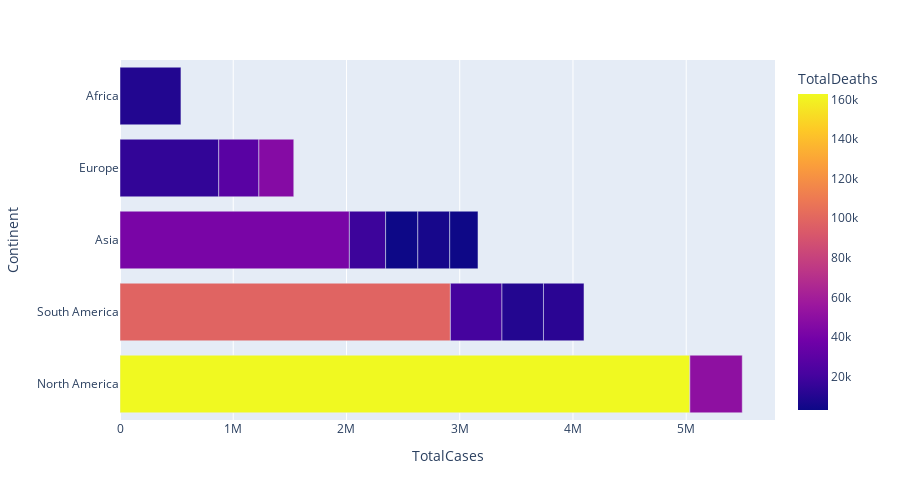

Source (notebook cell):
### Markdown cell above
The following plot shows the total cases in each continents, with hover showing the country/region, and color showing the total deaths performed

### Code cell
px.bar(covid_dataset.head(15), x = 'TotalCases', y = 'Continent',color = 'TotalDeaths',orientation ='h',  height = 500,hover_data = ['Country/Region', 'Continent'])

### Figure 1 — Plotly figure (JSON) as saved in the notebook; plotly's stock layout.template omitted (floating-point values rounded to 4 significant figures)
{"data": [{"alignmentgroup": "True", "customdata": [["USA"], ["Brazil"], ["India"], ["Russia"], ["South Africa"], ["Mexico"], ["Peru"], ["Chile"], ["Colombia"], ["Spain"], ["Iran"], ["UK"], ["Saudi Arabia"], ["Pakistan"], ["Bangladesh"]], "hovertemplate": "TotalCases=%{x}<br>Continent=%{y}<br>Country/Region=%{customdata[0]}<br>TotalDeaths=%{marker.color}<extra></extra>", "legendgroup": "", "marker": {"color": [162804, 98644, 41638, 14606, 9604, 50517, 20424, 9889, 11939, 28500, 17976, 46413, 3055, 6035, 3306], "coloraxis": "coloraxis", "pattern": {"shape": ""}}, "name": "", "offsetgroup": "", "orientation": "h", "showlegend": false, "textposition": "auto", "type": "bar", "x": [5032179, 2917562, 2025409, 871894, 538184, 462690, 455409, 366671, 357710, 354530, 320117, 308134, 284226, 281863, 249651], "xaxis": "x", "y": ["North America", "South America", "Asia", "Europe", "Africa", "North America", "South America", "South America", "South America", "Europe", "Asia", "Europe", "Asia", "Asia", "Asia"], "yaxis": "y"}], "layout": {"barmode": "relative", "coloraxis": {"colorbar": {"title": {"text": "TotalDeaths"}}, "colorscale": [[0, "#0d0887"], [0.1111, "#46039f"], [0.2222, "#7201a8"], [0.3333, "#9c179e"], [0.4444, "#bd3786"], [0.5556, "#d8576b"], [0.6667, "#ed7953"], [0.7778, "#fb9f3a"], [0.8889, "#fdca26"], [1, "#f0f921"]]}, "height": 500, "legend": {"tracegroupgap": 0}, "margin": {"t": 60}, "xaxis": {"anchor": "y", "domain": [0, 1], "title": {"text": "TotalCases"}}, "yaxis": {"anchor": "x", "domain": [0, 1], "title": {"text": "Continent"}}}}
